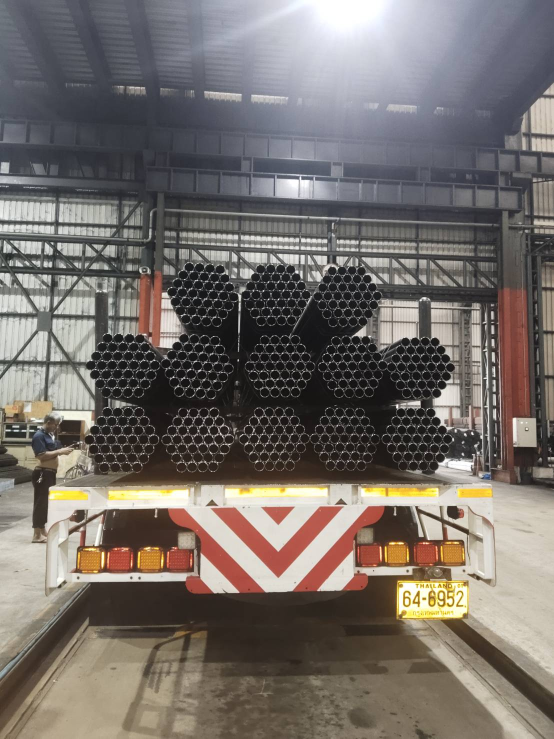
#> input picture AI/test_pic/DO25110210_4_nikhon.jpg, 1108 x 1477 px (shown at 1/2 size); its folder holds only this picture in this run
$ python -i Main.py   (imports and definitions only)
#> lines starting #> are read from the running program, lines starting #| are printed output that depends on the picture
import cv2
import numpy as np
import math
import json
import os
from typing import Tuple, List, Dict
from datetime import datetime

TEST_MODE = True
VISUALIZE = False  # KEEP FALSE for memory safety
MAX_WIDTH = 1600   # MAIN memory control knob

# =========================================================
# CONFIG
# =========================================================
IMAGE_DIR = "./Dataset/upload"
VALID_EXTS = (".jpg", ".jpeg", ".png", ".webp")

DATASET_DIR = "dataset"
IMG_DIR = f"{DATASET_DIR}/images"
LBL_DIR = f"{DATASET_DIR}/labels"
CLASSES_FILE = f"{DATASET_DIR}/classes.txt"

DEBUG_VIS_DIR = "debug_vis"  # optional

RADIUS_SCALES = [
    {"name": "small",  "min": 4,  "max": 15, "param2": 32, "color": (0, 0, 255)},
    {"name": "medium", "min": 16, "max": 35, "param2": 38, "color": (0, 255, 0)},
    {"name": "large",  "min": 36, "max": 90, "param2": 42, "color": (255, 0, 0)}
]

CONFIDENCE_THRESHOLDS = {
    'auto_accept': 0.75,
    'needs_review': 0.50,
    'max_reasonable_count': 450,
    'min_reasonable_count': 3
}

# =========================================================
# UTILS
# =========================================================
def load_images_from_folder(folder: str):
    return sorted([
        os.path.join(folder, f)
        for f in os.listdir(folder)
        if f.lower().endswith(VALID_EXTS)
    ])


def ensure_dataset_structure():
    os.makedirs(IMG_DIR, exist_ok=True)
    os.makedirs(LBL_DIR, exist_ok=True)
    os.makedirs(DEBUG_VIS_DIR, exist_ok=True)

    if not os.path.exists(CLASSES_FILE):
        with open(CLASSES_FILE, "w") as f:
            f.write("pipe\n")


# =========================================================
# PREPROCESSING
# =========================================================
def extract_roi(img: np.ndarray) -> Tuple[np.ndarray, Tuple[int, int]]:
    h, w = img.shape[:2]
    y1, y2 = int(0.15 * h), int(0.90 * h)
    x1, x2 = int(0.05 * w), int(0.95 * w)
    return img[y1:y2, x1:x2], (x1, y1)


def preprocess_image(roi):
    gray = cv2.cvtColor(roi, cv2.COLOR_BGR2GRAY)
    hsv = cv2.cvtColor(roi, cv2.COLOR_BGR2HSV)

    clahe = cv2.createCLAHE(2.2, (8, 8))
    gray_eq = clahe.apply(gray)

    gray_blur = cv2.GaussianBlur(gray_eq, (5, 5), 1.0)
    edges = cv2.Canny(gray_blur, 40, 120)
    edges = cv2.dilate(edges, np.ones((2, 2), np.uint8), 1)

    return gray_eq, gray_blur, edges, hsv, np.mean(gray_eq)


# =========================================================
# VALIDATION
# =========================================================
def compute_edge_circularity(edges, x, y, r):
    angles = np.linspace(0, 2 * np.pi, 36)
    return sum(
        edges[int(y + r*np.sin(a)), int(x + r*np.cos(a))] > 0
        for a in angles
        if 0 <= int(y + r*np.sin(a)) < edges.shape[0]
        and 0 <= int(x + r*np.cos(a)) < edges.shape[1]
    ) / len(angles)


def is_valid_pipe_circle(gray, edges, hsv, x, y, r, avg, scale):
    circularity = compute_edge_circularity(edges, x, y, r)
    if circularity < 0.22:
        return False, 0

    quality = circularity * 100
    return True, quality


# =========================================================
# DETECTION
# =========================================================
def detect_pipes(gray_blur, gray_eq, edges, hsv, avg, scales):
    detections = []

    # HARD memory guard
    if gray_blur.size > 2_000_000:
        return detections

    for scale in scales:
        circles = cv2.HoughCircles(
            gray_blur,
            cv2.HOUGH_GRADIENT,
            dp=1.15,
            minDist=int(scale["min"] * 1.7),
            param1=55,
            param2=scale["param2"],
            minRadius=scale["min"],
            maxRadius=scale["max"]
        )

        if circles is None:
            continue

        for x, y, r in np.round(circles[0]).astype(int):
            ok, q = is_valid_pipe_circle(gray_eq, edges, hsv, x, y, r, avg, scale["name"])
            if ok:
                detections.append((x, y, r, scale["name"], q))

    return detections


# =========================================================
# EXPORT
# =========================================================
def export_to_yolo(detections, path, offset, shape):
    H, W = shape[:2]
    with open(path, "w") as f:
        for x, y, r, *_ in detections:
            fx, fy = x + offset[0], y + offset[1]
            f.write(f"0 {fx/W:.6f} {fy/H:.6f} {(2*r)/W:.6f} {(2*r)/H:.6f}\n")


def export_log(img_path, detections, confidence, action):
    os.makedirs("detection_logs", exist_ok=True)
    name = os.path.splitext(os.path.basename(img_path))[0]
    with open(f"detection_logs/{name}.json", "w") as f:
        json.dump({
            "image": img_path,
            "count": len(detections),
            "confidence": confidence,
            "action": action
        }, f, indent=2)


# =========================================================
# MAIN IMAGE PROCESSOR
# =========================================================
def process_single_image(img_path, export_labels=True, export_logs=True):
#> called with img_path = '../test_pic/DO25110210_4_nikhon.jpg', export_labels = True, export_logs = True
    img = cv2.imread(img_path)
#> img is the input picture: shape (1477, 1108, 3); mean B, G, R 105.8, 110.7, 117.5
    if img is None:
        return

    # 🔥 MEMORY FIX #1
    h, w = img.shape[:2]
#> h = 1477; w = 1108
    if w > MAX_WIDTH:
        s = MAX_WIDTH / w
        img = cv2.resize(img, (int(w*s), int(h*s)), cv2.INTER_AREA)

    roi, offset = extract_roi(img)
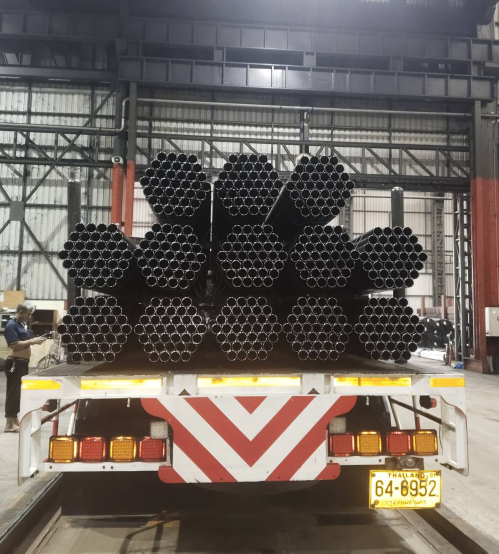
#> roi: shape (1108, 997, 3) (shown at 1/2 size); mean B, G, R 94.6, 100.9, 109.3
#> offset = (55, 221)
    gray_eq, gray_blur, edges, hsv, avg = preprocess_image(roi)
#> in preprocess_image, `gray = cv2.cvtColor(roi, cv2.COLOR_BGR2GRAY)`:
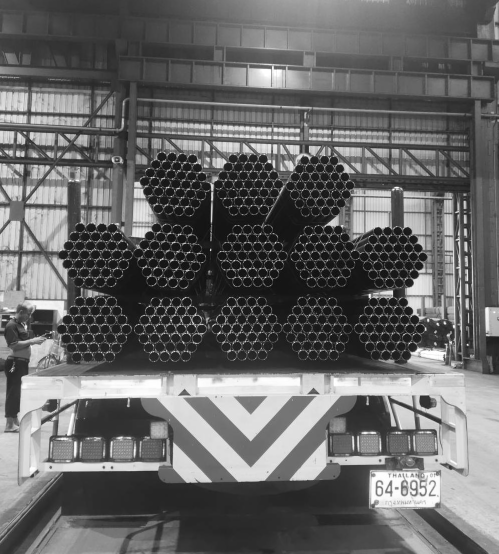
#> gray: shape (1108, 997) (shown at 1/2 size); min 0, max 255, mean 102.7
#> in preprocess_image, `hsv = cv2.cvtColor(roi, cv2.COLOR_BGR2HSV)`: hsv: shape (1108, 997, 3); mean H, S, V 43.9, 44.7, 111.9
#> in preprocess_image, `gray_eq = clahe.apply(gray)`:
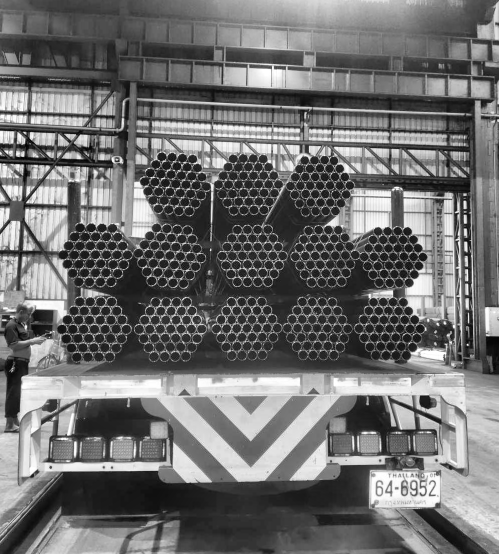
#> gray_eq: shape (1108, 997) (shown at 1/2 size); min 0, max 255, mean 111.6
#> in preprocess_image, `edges = cv2.Canny(gray_blur, 40, 120)`:
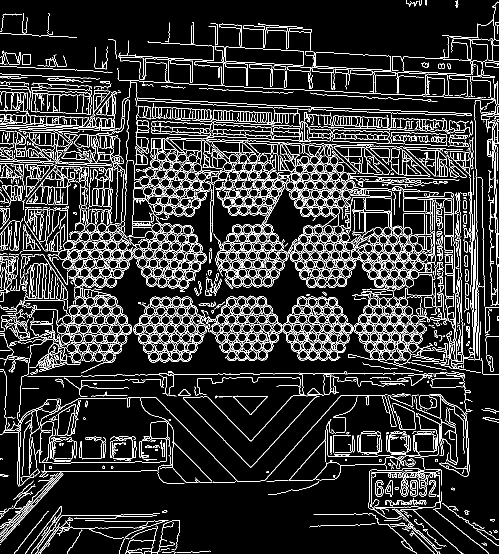
#> edges: shape (1108, 997) (shown at 1/2 size); 11.9% white in thin lines or dots
#> in preprocess_image, `edges = cv2.dilate(edges, np.ones((2, 2), np.uint8), 1)`:
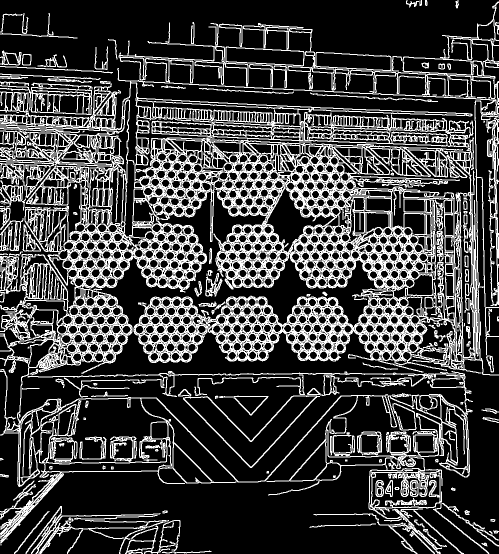
#> edges: shape (1108, 997) (shown at 1/2 size); 25.2% white in thin lines or dots
#> avg = 111.6

    detections = detect_pipes(gray_blur, gray_eq, edges, hsv, avg, RADIUS_SCALES)
#> the loop in detect_pipes, `for scale in scales:` made 3 passes
#> after the loop in detect_pipes, `for scale in scales:`: detections = 266 items, first 6: (453, 530, 12, 'small', 83.33), (251, 658, 12, 'small', 63.89), (223, 604, 12, 'small', 75), (719, 657, 12, 'small', 72.22), (485, 546, 8, 'small', 83.33), (755, 532, 8, 'small', 75)

    confidence = min(1.0, len(detections) / 50)
#> confidence = 1
    action = "AUTO_ACCEPT" if confidence > 0.75 else "NEEDS_REVIEW"
#> action = 'AUTO_ACCEPT'

    if export_labels:
        ensure_dataset_structure()
        name = os.path.splitext(os.path.basename(img_path))[0]
        cv2.imwrite(f"{IMG_DIR}/{name}.jpg", img)
        export_to_yolo(detections, f"{LBL_DIR}/{name}.txt", offset, img.shape)
#> the loop in export_to_yolo, `for x, y, r, *_ in detections:` made 266 passes
#> (x, y, r, fx, fy) on passes 1 to 3: (453, 530, 12, 508, 751), (251, 658, 12, 306, 879), (223, 604, 12, 278, 825)

    if export_logs:
        export_log(img_path, detections, confidence, action)

    if VISUALIZE:
        vis = img.copy()
        for x, y, r, *_ in detections:
            cv2.circle(vis, (x+offset[0], y+offset[1]), r, (0,255,0), 2)
        cv2.imwrite(f"{DEBUG_VIS_DIR}/{os.path.basename(img_path)}", vis)

    # 🔥 MEMORY FIX #2
    del img, roi, gray_eq, gray_blur, edges, hsv


# =========================================================
# BATCH
# =========================================================
def process_image_batch():
    images = load_images_from_folder(IMAGE_DIR)
    print(f"Processing {len(images)} images...\n")

    for i, img in enumerate(images, 1):
        print(f"[{i}/{len(images)}] {os.path.basename(img)}")
        process_single_image(img)


# =========================================================
# ENTRY
# =========================================================
# [6 lines not run here, left out]

>>> result = process_single_image('../test_pic/DO25110210_4_nikhon.jpg')

$ run again, on AI/test_pic/DO25110213_1_nikhon.jpg
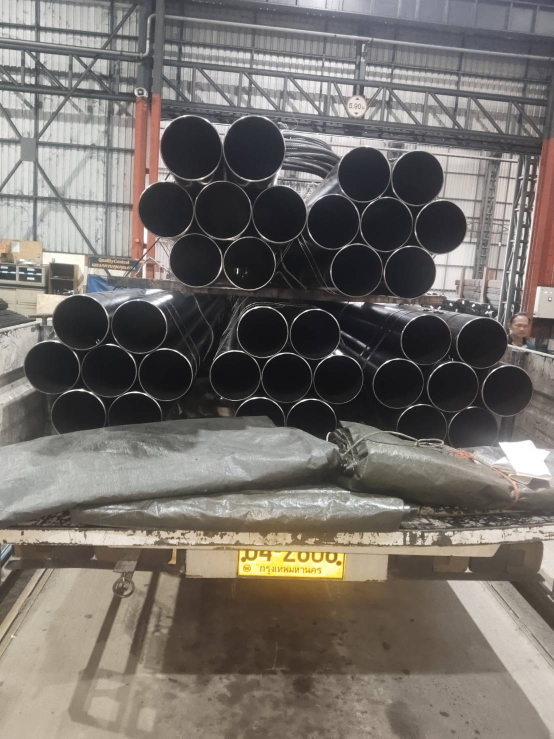
#> input picture AI/test_pic/DO25110213_1_nikhon.jpg, 1108 x 1477 px (shown at 1/2 size)
#> in process_single_image, img is the input picture: shape (1477, 1108, 3); mean B, G, R 106.2, 111.6, 116.9
#> in process_single_image, `roi, offset = extract_roi(img)`:
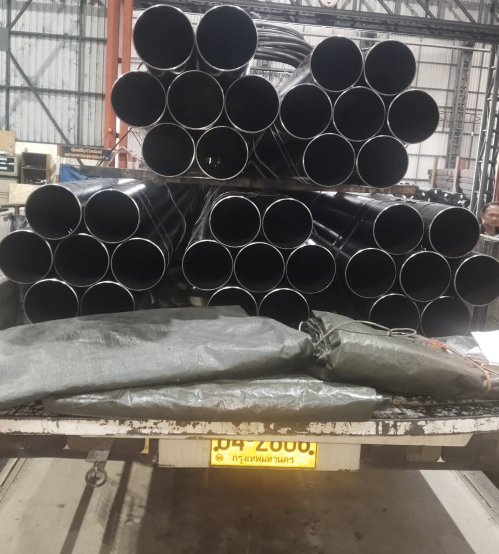
#> roi: shape (1108, 997, 3) (shown at 1/2 size); mean B, G, R 94.3, 100.2, 105.2
#> offset = (55, 221)
#> hsv: shape (1108, 997, 3); mean H, S, V 55.3, 32.4, 106.6
#> in preprocess_image, `edges = cv2.dilate(edges, np.ones((2, 2), np.uint8), 1)`:
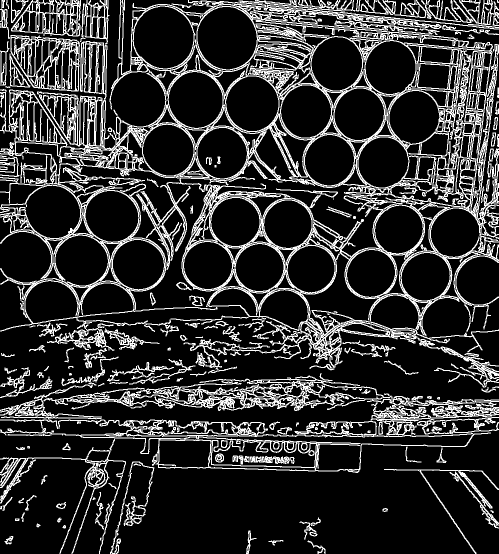
#> edges: shape (1108, 997) (shown at 1/2 size); 19.4% white in thin lines or dots
#> avg = 104.1
#> the loop in detect_pipes, `for scale in scales:` made 3 passes
#> after the loop in detect_pipes, `for scale in scales:`: detections = 80 items, first 6: (551, 892, 11, 'small', 50), (607, 893, 11, 'small', 44.44), (30, 30, 28, 'medium', 36.11), (121, 214, 24, 'medium', 38.89), (194, 954, 18, 'medium', 41.67), (502, 206, 55, 'large', 55.56)
#> confidence = 1
#> action = 'AUTO_ACCEPT'
#> the loop in export_to_yolo, `for x, y, r, *_ in detections:` made 80 passes
#> (x, y, r, fx, fy) on passes 1 to 8: (551, 892, 11, 606, 1113), (607, 893, 11, 662, 1114), (30, 30, 28, 85, 251), (121, 214, 24, 176, 435), (194, 954, 18, 249, 1175), (502, 206, 55, 557, 427), (656, 319, 51, 711, 540), (334, 301, 53, 389, 522)

$ run again, on AI/test_pic/Metal_Pipe.jpg
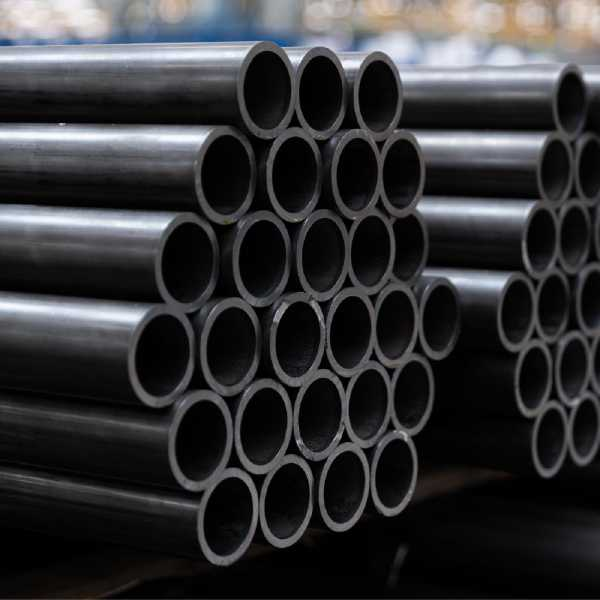
#> input picture AI/test_pic/Metal_Pipe.jpg, 600 x 600 px
#> in process_single_image, img is the input picture: shape (600, 600, 3); mean B, G, R 53.8, 52, 51.8
#> in process_single_image, `roi, offset = extract_roi(img)`:
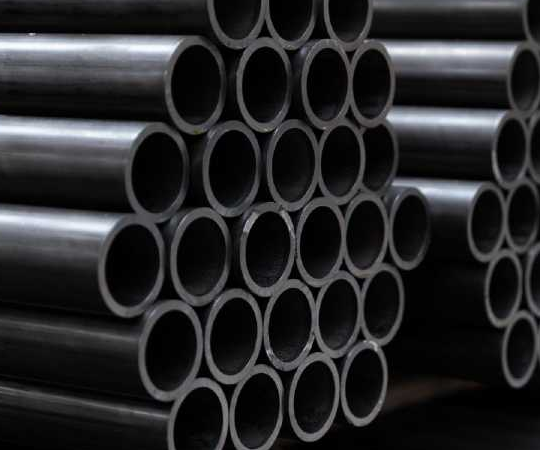
#> roi: shape (450, 540, 3); mean B, G, R 40.8, 39.3, 39
#> offset = (30, 90)
#> hsv: shape (450, 540, 3); mean H, S, V 31.1, 11.8, 41
#> in preprocess_image, `edges = cv2.dilate(edges, np.ones((2, 2), np.uint8), 1)`:
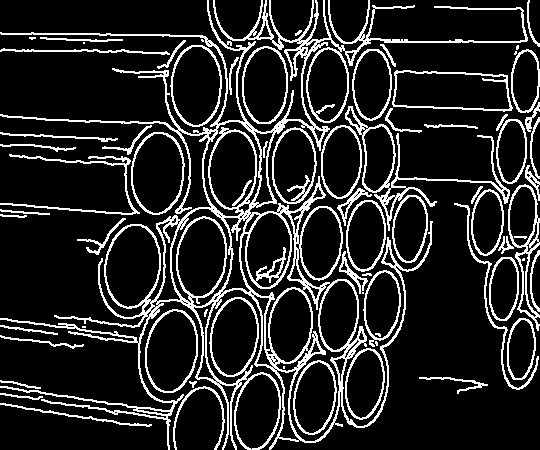
#> edges: shape (450, 540); 15.2% white in thin lines or dots
#> avg = 67.69
#> the loop in detect_pipes, `for scale in scales:` made 3 passes
#> after the loop in detect_pipes, `for scale in scales:`: detections = 21 items, first 6: (205, 236, 29, 'medium', 36.11), (171, 332, 32, 'medium', 50), (196, 106, 28, 'medium', 41.67), (237, 315, 27, 'medium', 30.56), (265, 64, 17, 'medium', 41.67), (196, 65, 20, 'medium', 30.56)
#> confidence = 0.42
#> action = 'NEEDS_REVIEW'
#> the loop in export_to_yolo, `for x, y, r, *_ in detections:` made 21 passes
#> (x, y, r, fx, fy) on passes 1 to 8: (205, 236, 29, 235, 326), (171, 332, 32, 201, 422), (196, 106, 28, 226, 196), (237, 315, 27, 267, 405), (265, 64, 17, 295, 154), (196, 65, 20, 226, 155), (234, 150, 20, 264, 240), (228, 85, 58, 258, 175)

$ run again, on AI/test_pic/Front_pipe.webp
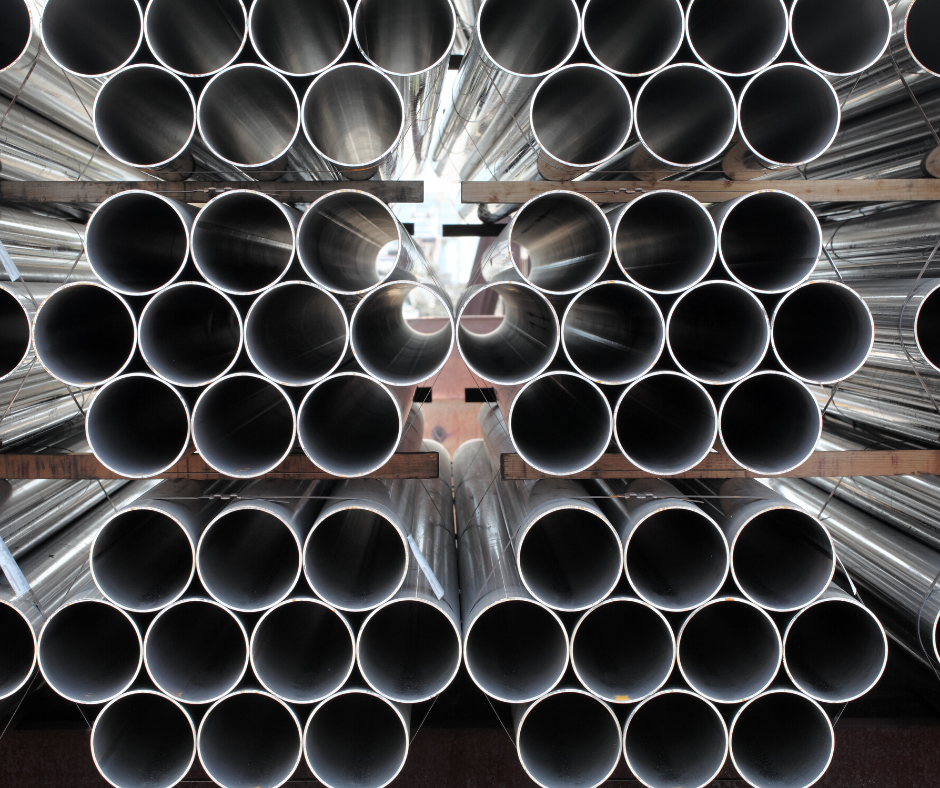
#> input picture AI/test_pic/Front_pipe.webp, 940 x 788 px
#> in process_single_image, img is the input picture: shape (788, 940, 3); mean B, G, R 70.8, 70.3, 71.2
#> in process_single_image, `roi, offset = extract_roi(img)`:
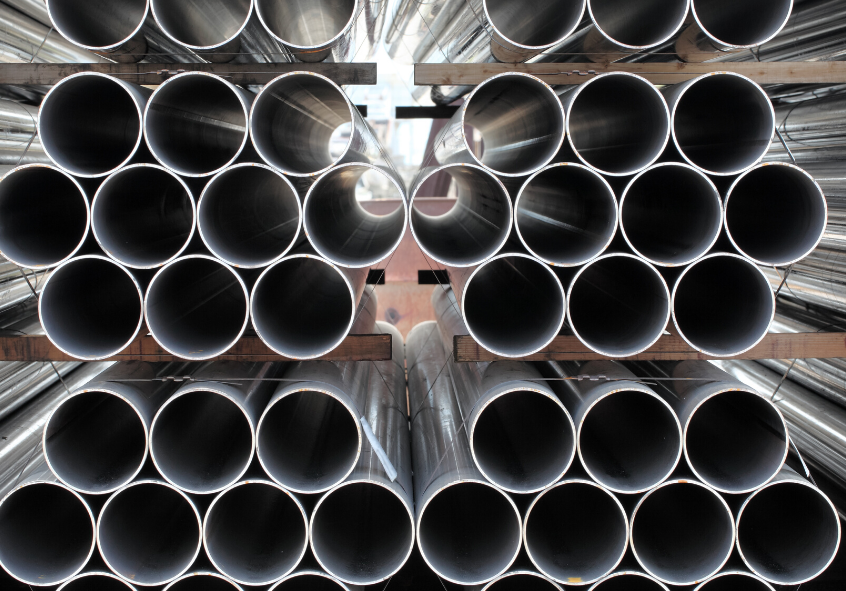
#> roi: shape (591, 846, 3); mean B, G, R 73, 72.5, 73.6
#> offset = (47, 118)
#> hsv: shape (591, 846, 3); mean H, S, V 57.5, 21.7, 76.8
#> in preprocess_image, `edges = cv2.dilate(edges, np.ones((2, 2), np.uint8), 1)`:
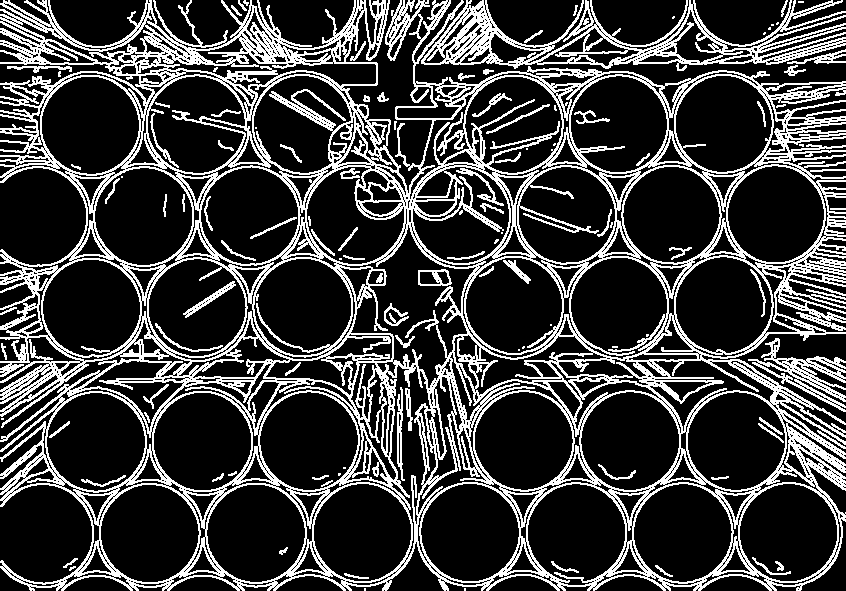
#> edges: shape (591, 846); 23.7% white in thin lines or dots
#> avg = 95.21
#> the loop in detect_pipes, `for scale in scales:` made 3 passes
#> after the loop in detect_pipes, `for scale in scales:`: detections = 58 items, first 6: (434, 194, 22, 'medium', 58.33), (381, 193, 27, 'medium', 72.22), (430, 39, 34, 'medium', 47.22), (354, 147, 25, 'medium', 66.67), (458, 145, 24, 'medium', 55.56), (776, 361, 25, 'medium', 36.11)
#> confidence = 1
#> action = 'AUTO_ACCEPT'
#> the loop in export_to_yolo, `for x, y, r, *_ in detections:` made 58 passes
#> (x, y, r, fx, fy) on passes 1 to 8: (434, 194, 22, 481, 312), (381, 193, 27, 428, 311), (430, 39, 34, 477, 157), (354, 147, 25, 401, 265), (458, 145, 24, 505, 263), (776, 361, 25, 823, 479), (13, 296, 19, 60, 414), (95, 441, 50, 142, 559)
